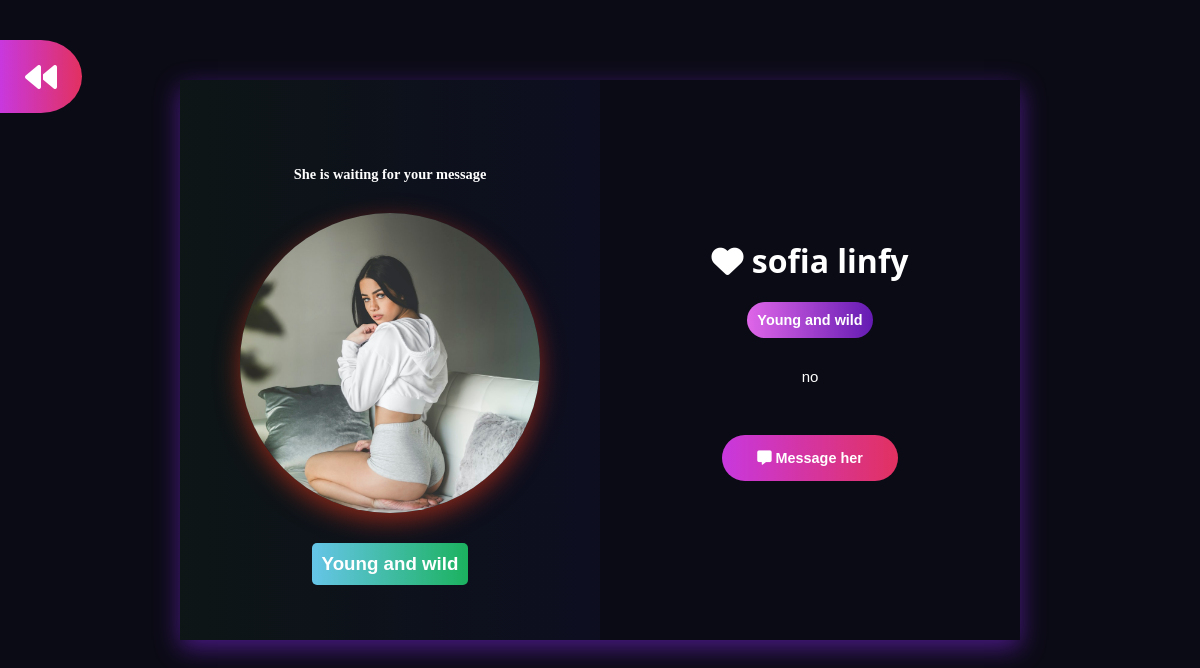
Screenshot of /view/8/ (signed in) with the database file from the repository.
### advertiser/models.py (models this page shows, shortened)
class Girl(models.Model):
    user = models.ForeignKey(User, on_delete=models.CASCADE, null=True)
    username = models.CharField(max_length=20, unique=True)
    photo = models.ImageField(upload_to='girls/', null=True)
    title = models.CharField(max_length=100)
    description = models.TextField(max_length=700, null=True)
    phone = models.CharField(max_length=15)
    date = models.DateField(auto_now_add=True)

### advertiser/views.py (the view)
# urls.py: path('view/<int:pk>/',views.viewView, name='view'),
@login_required(login_url='login')
def viewView(request, pk):
    thing = get_object_or_404(Girl, pk=pk)
    context = {
        'girl': thing,
    }
    return render(request, 'view.html', context)

### templates/view.html (shortened to what this page needs)
<!DOCTYPE html>
<html lang="en">
<head>
    {% load static %}
    <link rel="stylesheet" href="{% static 'css/style.css' %}">
    <link rel="stylesheet" href="https://cdnjs.cloudflare.com/ajax/libs/font-awesome/6.4.2/css/all.min.css"
 />
</head>
<body>
    <h1 class="goback"><a href="{% url 'index' %}"><i class="fa fa-backward" aria-hidden="true"></i></a></h1>
    <div class="container log">
        <div class="box-view">
            <div class="pic">
                <h2>She is waiting for your message</h2>
                <img src="{{girl.photo.url}}" width="200">
                <h3>{{girl.title}}</h3>
            </div>
            <div class="info">
                <h1><i class="fa fa-heart" aria-hidden="true"></i> {{girl.username}}</h1>
                <h2>{{girl.title}}</h2>
                <p>{{girl.description}}</p>
                <a href="https://wa.me/{{girl.phone}}?text=Hi%20{{girl.username}}" class="btn"><i
                        class="fa-solid fa-message"></i> Message her</a>
            </div>
        </div>
    </div>
</body>
</html>

### static/css/style.css (style rules this page uses)
* { margin: 0; padding: 0; font-family:system-ui, -apple-system, BlinkMacSystemFont, 'Segoe UI', Roboto, Oxygen, Ubuntu, Cantarell, 'Open Sans', 'Helvetica Neue', sans-serif; }
body { background-color: rgb(11, 11, 21); }
.container { min-height: 70vh; height: auto; width: 100%; display: flex; align-items: center; justify-content: space-around; flex-wrap: wrap; }
.log { min-height: 90vh; }
.box-view { width: 70%; height: 70vh; display: flex; align-items: center; justify-content: center; box-shadow: rgba(141, 41, 248, 0.491) 0px 8px 24px; }
.box-view .pic { width: 50%; background: linear-gradient(to left, rgba(51, 66, 233, 0.050), rgba(57, 216, 39, 0.050)); height: 100%; display: flex; align-items: center; justify-content: center; flex-direction: column; }
.box-view .pic img { width: 300px; height: 300px; box-shadow: rgba(216, 54, 25, 0.62) 0px 8px 24px; border-radius: 50%; }
.box-view .pic h3 { font-family: sans-serif; background: linear-gradient(to right, rgb(102, 197, 232), rgb(27, 178, 95)); color: #fff; font-weight: bold; padding: 10px; border-radius: 5px; margin-top: 30px; }
.box-view .pic h2 { color: #fff; margin: 30px; font-size: 90%; font-family: cursive; }
.box-view .info { width: 50%; height: 100%; align-items: center; color: white; display: flex; flex-direction: column; font-family: cursive; justify-content: center; }
.box-view .info h2 { font-family: sans-serif; color: #fff; font-weight: bold; font-size: 90%; padding: 10px; border-radius: 30px; background: linear-gradient(to right, rgb(223, 102, 232), rgb(100, 27, 178)); margin-top: 20px; }
.box-view .info p { width: 80%; font-size: 15px; font-family: sans-serif; margin: 30px; text-align: center; }
.box-view .info .btn { font-family: sans-serif; color: #fff; font-weight: bold; font-size: 90%; padding: 15px 35px; border-radius: 30px; background: linear-gradient(to left, rgb(226, 49, 96), rgb(200, 56, 222)); margin-top: 20px; text-decoration: none; }
.goback { padding: 15px 25px; background: linear-gradient(to left, rgb(226, 49, 96), rgb(200, 56, 222)); color: #fff; position: fixed; top: 5%; border-radius: 50%; border-top-left-radius: 0; border-bottom-left-radius:0 ; }
.goback a { text-decoration: none; color: #fff; }

### rows the page displays
Girl: photo (picture), title "Young and wild", username "sofia linfy", description "no"
